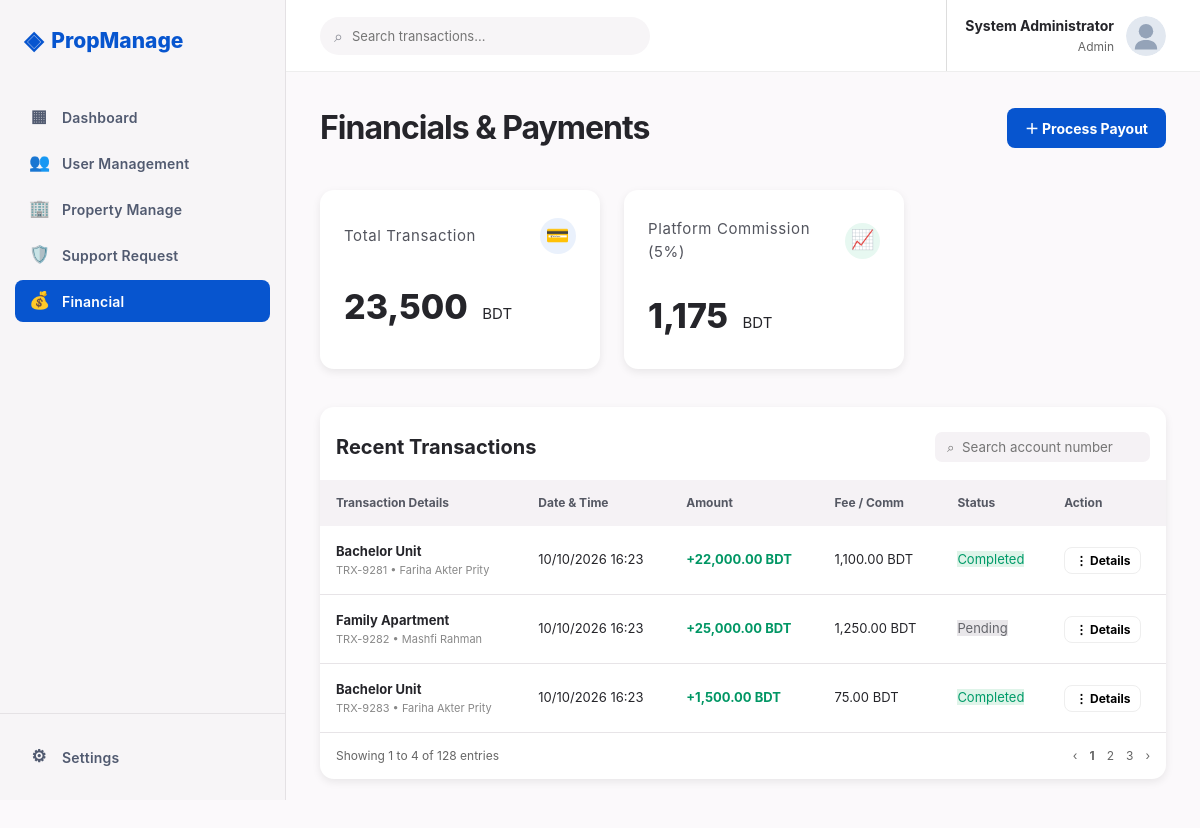
The app's page /admin/financials.php with its own data.
### tables this page shows
CREATE TABLE `payments` (
    `payment_id` INT AUTO_INCREMENT PRIMARY KEY,
    `booking_id` INT NULL,
    `tenant_id` INT NOT NULL,
    `amount` DECIMAL(10, 2) NOT NULL,
    `payment_type` VARCHAR(50) DEFAULT 'Rent',
    `payment_method` ENUM('bkash', 'nagad', 'card', 'bank') NOT NULL DEFAULT 'bkash',
    `payment_status` ENUM('completed', 'pending', 'failed', 'overdue') NOT NULL DEFAULT 'completed',
    `payment_date` TIMESTAMP DEFAULT CURRENT_TIMESTAMP,
    CONSTRAINT `fk_payments_booking` FOREIGN KEY (`booking_id`) REFERENCES `bookings`(`booking_id`) ON DELETE SET NULL,
    CONSTRAINT `fk_payments_tenant` FOREIGN KEY (`tenant_id`) REFERENCES `users`(`user_id`) ON DELETE CASCADE
);

CREATE TABLE `users` (
    `user_id` INT AUTO_INCREMENT PRIMARY KEY,
    `email` VARCHAR(191) NOT NULL UNIQUE,
    `password_hash` VARCHAR(255) NOT NULL,
    `role` ENUM('landlord', 'tenant', 'admin') NOT NULL,
    `full_name` VARCHAR(100) NOT NULL,
    `phone` VARCHAR(30) NULL,
    `profile_image` VARCHAR(255) DEFAULT 'https://images.unsplash.com/photo-1535713875002-d1d0cf377fde?w=120&q=80',
    `status` ENUM('active', 'pending', 'suspended') NOT NULL DEFAULT 'active',
    `created_at` TIMESTAMP DEFAULT CURRENT_TIMESTAMP
);

### config/db.php (called while the page is built, shortened)
<?php
function isUserLoggedIn() {
    return isset($_SESSION['user_id']) && !empty($_SESSION['user_id']);
}
function getActiveUserAvatar($default = '../images/default-avatar.svg') {
    return $default;
}
?>

### admin/financials.php (the view, shortened to what this page needs)
<?php
require_once __DIR__ . '/../config/db.php';
$userName = $_SESSION['user_name'] ?? 'System Administrator';
$totalTrans = 550380;
$adminFee = 24500;
$adminPayments = [];
if ($db_connected && $pdo) {
    try {
        $tStmt = $pdo->query("SELECT COALESCE(SUM(amount), 0) FROM payments WHERE payment_status = 'completed'");
        $val = $tStmt->fetchColumn();
        if ($val > 0) {
            $totalTrans = $val;
            $adminFee = round($val * 0.05);
        }
        $stmt = $pdo->query("SELECT pay.*, u.full_name as tenant_name,
                                    COALESCE(p.title, 'Rental Property') as prop_title
                             FROM payments pay
                             JOIN users u ON pay.tenant_id = u.user_id
                             LEFT JOIN bookings b ON pay.booking_id = b.booking_id
                             LEFT JOIN properties p ON b.property_id = p.property_id
                             ORDER BY pay.payment_date DESC");
        $adminPayments = $stmt->fetchAll();
    } catch (Exception $e) {}
}
?>
<!DOCTYPE html>
<html lang="en">
<head>
    <link rel="stylesheet" href="../css/admin.css">
    <link rel="stylesheet" href="../css/style.css">
</head>
<body>
<aside class="sidebar">
    <a href="../index.php" class="brand">
        <span class="brand-mark">◈</span>PropManage
    </a>
    <nav class="side-nav">
        <a class="side-link" href="dashboard.php"><span class="side-icon">▦</span>Dashboard</a>
        <a class="side-link" href="users.php"><span class="side-icon">👥</span>User Management</a>
        <a class="side-link" href="properties.php"><span class="side-icon">🏢</span>Property Manage</a>
        <a class="side-link" href="support.php"><span class="side-icon">🛡️</span>Support Request</a>
        <a class="side-link active" href="financials.php"><span class="side-icon">💰</span>Financial</a>
    </nav>
    <div class="settings">
        <a class="side-link" href="profile.php"><span class="side-icon">⚙</span>Settings</a>
    </div>
</aside>
<div class="main">
    <header class="topbar">
        <div class="global-search">
            <span>⌕</span>
            <input type="text" placeholder="Search transactions...">
        </div>
        <div class="profile user-dropdown-container" id="profileDropdownBtn">
            <div class="profile-name">
                <?php echo htmlspecialchars($userName); ?>
                <div class="profile-role">Admin</div>
            </div>
            <img class="avatar" src="<?php echo htmlspecialchars(getActiveUserAvatar()); ?>" alt="Admin">
        </div>
    </header>
    <main class="content">
        <div class="page-head">
            <h1 class="page-title">Financials &amp; Payments</h1>
            <button type="button" class="primary-btn open-payout-btn">
                ＋ Process Payout
            </button>
        </div>
        <section class="stats" style="grid-template-columns: repeat(2, 280px); margin-bottom: 38px;">
            <div class="stat-card">
                <div class="stat-top">
                    Total Transaction
                    <span class="stat-icon" style="background:#eaf1fc; color:#0755cf;">💳</span>
                </div>
                <div class="stat-number"><?php echo number_format($totalTrans); ?> <small>BDT</small></div>
            </div>
            <div class="stat-card">
                <div class="stat-top">
                    Platform Commission (5%)
                    <span class="stat-icon" style="background:#e7f8f1; color:#00a66f;">📈</span>
                </div>
                <div class="stat-number"><?php echo number_format($adminFee); ?> <small>BDT</small></div>
            </div>
        </section>
        <section class="panel table-panel">
            <div class="table-head">
                <h2 class="table-title">Recent Transactions</h2>
                <input class="table-search" placeholder="⌕  Search account number">
            </div>
            <table class="table">
                <thead>
                    <tr>
                        <th>Transaction Details</th>
                        <th>Date &amp; Time</th>
                        <th>Amount</th>
                        <th>Fee / Comm</th>
                        <th>Status</th>
                        <th>Action</th>
                    </tr>
                </thead>
                <tbody>
                    <?php if (!empty($adminPayments)): ?>
                        <?php foreach ($adminPayments as $ap):
                            $statusClass = $ap['payment_status'] === 'completed' ? 'paid' : ($ap['payment_status'] === 'failed' ? 'rejected' : 'pending');
                            $fee = round($ap['amount'] * 0.05);
                        ?>
                            <tr>
                                <td>
                                    <div>
                                        <strong><?php echo htmlspecialchars($ap['prop_title']); ?></strong>
                                        <div style="font-size: 11px; color: #888;">TRX-928<?php echo $ap['payment_id']; ?> • <?php echo htmlspecialchars($ap['tenant_name']); ?></div>
                                    </div>
                                </td>
                                <td><?php echo date('d/m/Y H:i', strtotime($ap['payment_date'])); ?></td>
                                <td class="amount-pos">+<?php echo number_format($ap['amount']); ?>.00 BDT</td>
                                <td><?php echo number_format($fee); ?>.00 BDT</td>
                                <td><span class="status-tag <?php echo $statusClass; ?>"><?php echo ucfirst($ap['payment_status']); ?></span></td>
                                <td><button type="button" class="outline-btn" style="padding: 5px 10px; font-size: 12px;" onclick="alert('Transaction #TRX-928<?php echo $ap['payment_id']; ?> verified in central database.')">⋮ Details</button></td>
                            </tr>
                        <?php endforeach; ?>
                    <?php endif; ?>
                </tbody>
            </table>
            <div class="table-footer">
                <span>Showing 1 to 4 of 128 entries</span>
                <span>‹　<b>1</b>　2　3　›</span>
            </div>
        </section>
    </main>
</div>
</body>
</html>

### css/admin.css (style rules this page uses)
.amount-pos { color: #009664; font-weight: 700; }

### css/style.css (style rules this page uses)
:root { --primary: #0755cf; --primary-hover: #004ac6; --primary-light: #e9eef8; --primary-soft: rgba(7, 85, 207, 0.08); --secondary: #426da8; --text-dark: #25252a; --text-muted: #5f6270; --text-light: #8b8d96; --bg-page: #fbf9fb; --bg-surface: #ffffff; --bg-subtle: #f7f5f7; --border-color: #e4e1e4; --border-light: #f0edf0; --success: #00a66f; --success-bg: #e7f8f1; --warning: #ee8100; --warning-bg: #fff5e9; --danger: #d02020; --danger-bg: #fbe8e8; --shadow-sm: 0 2px 6px rgba(0, 0, 0, 0.05); --shadow-md: 0 4px 14px rgba(0, 0, 0, 0.08); --shadow-lg: 0 10px 25px rgba(0, 0, 0, 0.12); --radius-sm: 6px; --radius-md: 10px; --radius-lg: 14px; --radius-full: 9999px; --transition: all 0.2s ease-in-out; }
* { margin: 0; padding: 0; box-sizing: border-box; }
html { scroll-behavior: smooth; }
body { font-family: -apple-system, BlinkMacSystemFont, "Segoe UI", Roboto, Helvetica, Arial, sans-serif; color: var(--text-dark); background: var(--bg-page); line-height: 1.5; -webkit-font-smoothing: antialiased; }
a { text-decoration: none; color: inherit; }
button, input, select, textarea { font-family: inherit; }
.user-dropdown-container { position: relative; cursor: pointer; }

### records on screen
payments: prop_title "Bachelor Unit", payment_id "1", tenant.full_name "Fariha Akter Prity", payment_date "10/10/2026 16:23", amount "22,000", amount "1,100", payment_status "Completed"
payments: prop_title "Family Apartment", payment_id "2", tenant.full_name "Mashfi Rahman", payment_date "10/10/2026 16:23", amount "25,000", amount "1,250", payment_status "Pending"
payments: prop_title "Bachelor Unit", payment_id "3", tenant.full_name "Fariha Akter Prity", payment_date "10/10/2026 16:23", amount "1,500", amount "75", payment_status "Completed"

### other values on screen
$userName "System Administrator"
$totalTrans "23,500"
$adminFee "1,175"
